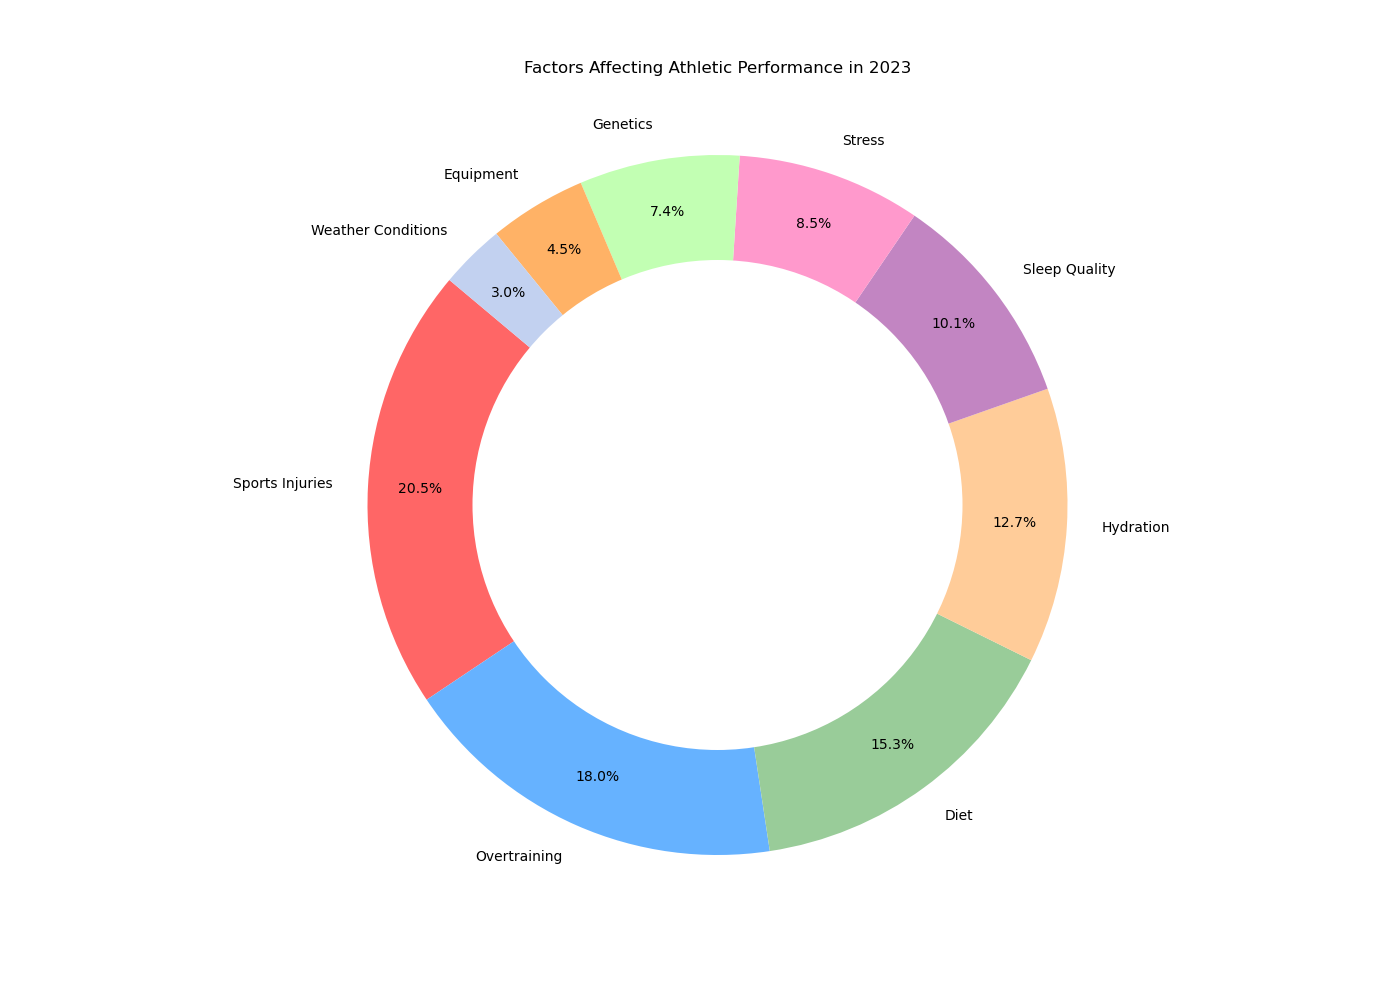

Here is the Python script that generated this plot:

import matplotlib.pyplot as plt

# Data for the pie chart
causes = ['Sports Injuries', 'Overtraining', 'Diet', 'Hydration', 'Sleep Quality', 'Stress', 'Genetics', 'Equipment', 'Weather Conditions']
percentages = [20.5, 18.0, 15.3, 12.7, 10.1, 8.5, 7.4, 4.5, 3.0]

# Colors for each section of the pie chart
colors = ['#ff6666','#66b2ff','#99cc99','#ffcc99','#c285c2','#ff99cc','#c2ffb3','#ffb266','#c2d1f0']

# Create a pie chart
plt.figure(figsize=(14, 10))  # Modify the size of the chart
plt.pie(percentages, labels=causes, colors=colors, startangle=140, autopct='%1.1f%%', pctdistance=0.85)

# Draw a circle at the center to turn the pie chart into a donut chart
centre_circle = plt.Circle((0, 0), 0.70, fc='white')
fig = plt.gcf()
fig.gca().add_artist(centre_circle)

# Set the title of the chart
plt.title('Factors Affecting Athletic Performance in 2023', y=1.05)

# Equal aspect ratio ensures that pie is drawn as a circle
plt.axis('equal')

# Show the chart
plt.show()
